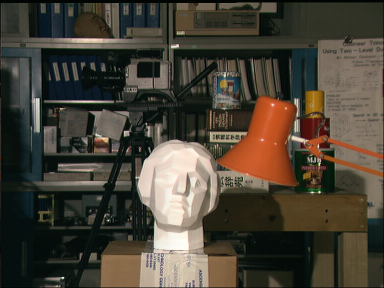
//> input picture görüntüislemehafta10/scene1.row3.col1.ppm, 384 x 288 px
$ ./görüntüislemehafta10   (built with g++ and OpenCV 4)
//> lines starting //> are read from the running program, lines starting //| are printed output that depends on the picture; after the words box and inside, x2 and y2 are one past the last pixel; in counts of white or black regions, pixels touching at a corner belong together
#ifndef NOMINMAX
#define NOMINMAX
#endif

#include <opencv2/core.hpp>
#include <opencv2/imgproc.hpp>
#include <opencv2/imgcodecs.hpp>
#include <opencv2/highgui.hpp>
#include <iostream>
#include <fstream>
#include <string>
#include <limits>
#include <cstdlib>
#include <cmath>

using namespace cv;
using namespace std;

Mat blokEslestir(const Mat& a, const Mat& b,
    const Mat& kenarA, const Mat& kenarB,
    bool seyrek, bool ters,
    int blokBoyutu, int disparitySayisi)
{
    Mat disparity(a.size(), CV_32F, Scalar(-1));

    int yari = blokBoyutu / 2;
    int maksimumD = disparitySayisi - 1;

    int baslangicX = ters ? yari : maksimumD + yari;
    int bitisX = ters
        ? a.cols - maksimumD - yari
        : a.cols - yari;

    for (int y = yari; y < a.rows - yari; y++)
    {
        for (int x = baslangicX; x < bitisX; x++)
        {
            if (seyrek && kenarA.at<uchar>(y, x) == 0)
                continue;

            int enIyiMaliyet = numeric_limits<int>::max();
            int enIyiD = -1;

            for (int d = 0; d < disparitySayisi; d++)
            {
                int adayX = ters ? x + d : x - d;

                if (seyrek && kenarB.at<uchar>(y, adayX) == 0)
                    continue;

                int sad = 0;

                for (int dy = -yari; dy <= yari; dy++)
                {
                    const uchar* satirA = a.ptr<uchar>(y + dy);
                    const uchar* satirB = b.ptr<uchar>(y + dy);

                    for (int dx = -yari; dx <= yari; dx++)
                    {
                        sad += std::abs(
                            int(satirA[x + dx])
                            - int(satirB[adayX + dx])
                        );
                    }
                }

                if (sad < enIyiMaliyet)
                {
                    enIyiMaliyet = sad;
                    enIyiD = d;
                }
            }

            disparity.at<float>(y, x) =
                static_cast<float>(enIyiD);
        }
    }

    return disparity;
}

Mat tutarlilikKontrolu(const Mat& solDisparity,
    const Mat& sagDisparity)
{
    Mat sonuc(solDisparity.size(), CV_32F, Scalar(-1));

    for (int y = 0; y < solDisparity.rows; y++)
    {
        for (int x = 0; x < solDisparity.cols; x++)
        {
            float dSol = solDisparity.at<float>(y, x);

            if (dSol <= 0)
                continue;

            int sagX = x - cvRound(dSol);

            if (sagX < 0 || sagX >= sagDisparity.cols)
                continue;

            float dSag = sagDisparity.at<float>(y, sagX);

            if (dSag > 0 && std::abs(dSol - dSag) <= 1.0f)
                sonuc.at<float>(y, x) = dSol;
        }
    }

    return sonuc;
}

void haritaKaydet(const string& ad, const Mat& disparity,
    int disparitySayisi, Mat& renkli)
{
    Mat maske = disparity > 0;
    Mat gri;

    disparity.convertTo(
        gri, CV_8U, 255.0 / (disparitySayisi - 1)
    );

    gri.setTo(0, maske == 0);

    applyColorMap(gri, renkli, COLORMAP_JET);
    renkli.setTo(Scalar(0, 0, 0), maske == 0);

    if (!imwrite(ad + "_gri.png", gri) ||
        !imwrite(ad + "_renkli.png", renkli) ||
        !imwrite(ad + "_maske.png", maske))
    {
        CV_Error(Error::StsError, "Resimler kaydedilemedi.");
    }
}

void olcumYaz(ostream& cikti, const string& ad,
    const Mat& ham, const Mat& sonuc,
    const Mat& sol, const Mat& sag,
    const Mat& ortakAlan, double sure)
{
    Mat adayMaske = (ham > 0) & ortakAlan;
    Mat gecerliMaske = (sonuc > 0) & ortakAlan;

    int alan = countNonZero(ortakAlan);
    int aday = countNonZero(adayMaske);
    int gecerli = countNonZero(gecerliMaske);

    double toplamFark = 0;

    for (int y = 0; y < sol.rows; y++)
    {
        for (int x = 0; x < sol.cols; x++)
        {
            if (gecerliMaske.at<uchar>(y, x) == 0)
                continue;

            int d = cvRound(sonuc.at<float>(y, x));

            toplamFark += std::abs(
                int(sol.at<uchar>(y, x))
                - int(sag.at<uchar>(y, x - d))
            );
        }
    }

    cikti << ad << "\n";
    cikti << "Toplam sure: " << sure << " ms\n";
    cikti << "Pozitif eslesme adayi: " << aday << "\n";
    cikti << "Tutarlilik kontrolunu gecen: " << gecerli << "\n";

    cikti << "Ortak alanda kapsama: %"
        << 100.0 * gecerli / alan << "\n";

    if (aday > 0)
    {
        cikti << "Sol-sag kontrolunu gecme orani: %"
            << 100.0 * gecerli / aday << "\n";
    }
    else
    {
        cikti << "Sol-sag kontrolunu gecme orani: hesaplanamadi\n";
    }

    if (gecerli > 0)
    {
        cikti << "Eslesen piksellerin fotometrik MAE degeri: "
            << toplamFark / gecerli << "\n\n";
    }
    else
    {
        cikti << "Fotometrik MAE: hesaplanamadi\n\n";
    }
}

int main()
{
    try
    {
        Mat sol = imread("scene1.row3.col1.ppm", IMREAD_COLOR);
//> sol is the input picture: 288 rows x 384 cols, CV_8UC3; mean B, G, R 54.7, 66.6, 73.2
        Mat sag = imread("scene1.row3.col3.ppm", IMREAD_COLOR);
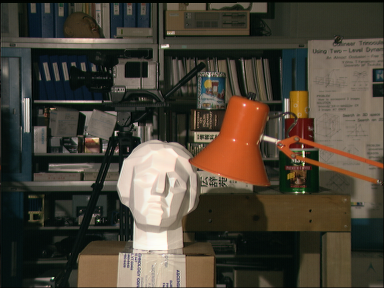
//> input picture görüntüislemehafta10/scene1.row3.col3.ppm, 384 x 288 px
//> sag is the input picture: 288 rows x 384 cols, CV_8UC3; mean B, G, R 55.3, 67.6, 74.7

        if (sol.empty() || sag.empty())
        {
            cerr << "PPM dosyalari bulunamadi.\n";
            return 1;
        }

        if (sol.size() != sag.size())
        {
            cerr << "Goruntulerin boyutlari ayni olmali.\n";
            return 1;
        }

        Mat solGri, sagGri;
        cvtColor(sol, solGri, COLOR_BGR2GRAY);
        cvtColor(sag, sagGri, COLOR_BGR2GRAY);

        const int blokBoyutu = 7;
        const int disparitySayisi = 32;
        const int yari = blokBoyutu / 2;
        const int kenarPayi = disparitySayisi - 1 + yari;

        if (sol.cols <= 2 * kenarPayi ||
            sol.rows <= 2 * yari)
        {
            cerr << "Goruntuler bu parametreler icin cok kucuk.\n";
            return 1;
        }

        cout << "Dense eslestirme hesaplaniyor...\n";

        TickMeter denseSure;
        denseSure.start();

        Mat denseSol = blokEslestir(
            solGri, sagGri, Mat(), Mat(),
            false, false, blokBoyutu, disparitySayisi
        );

        Mat denseSag = blokEslestir(
            sagGri, solGri, Mat(), Mat(),
            false, true, blokBoyutu, disparitySayisi
        );
//> call 2 of blokEslestir, with seyrek = false, ters = true, blokBoyutu = 7, disparitySayisi = 32
//> after the loop in blokEslestir (call 2), `for (int y = yari; y < a.rows - yari; y++)`:
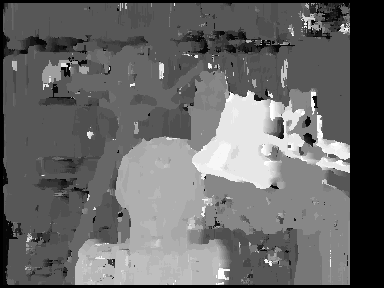
//> disparity: 288 rows x 384 cols, CV_32FC1; min -1, max 31, mean 12.1; drawn with min black and max white

        Mat denseSonuc = tutarlilikKontrolu(denseSol, denseSag);
//> after the loop in tutarlilikKontrolu, `for (int y = 0; y < solDisparity.rows; y++)`:
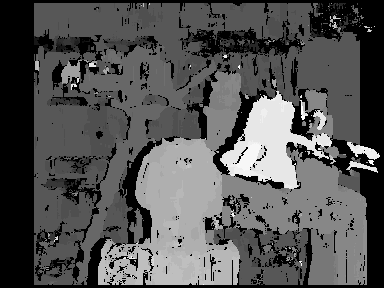
//> sonuc: 288 rows x 384 cols, CV_32FC1; min -1, max 31, mean 9.6; drawn with min black and max white

        denseSure.stop();

        cout << "Sparse eslestirme hesaplaniyor...\n";

        TickMeter sparseSure;
        sparseSure.start();

        Mat solYumusak, sagYumusak;
        Mat solKenar, sagKenar;

        GaussianBlur(solGri, solYumusak, Size(3, 3), 0.8);
        GaussianBlur(sagGri, sagYumusak, Size(3, 3), 0.8);

        Canny(solYumusak, solKenar, 50, 150);
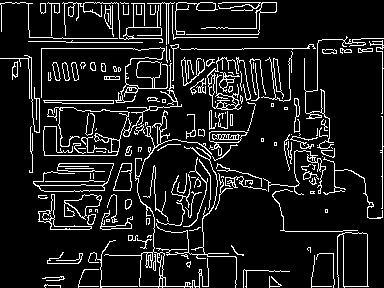
//> solKenar: 288 rows x 384 cols, CV_8UC1; 11.1% white in thin lines or dots
        Canny(sagYumusak, sagKenar, 50, 150);
//> sagKenar: 288 rows x 384 cols, CV_8UC1; 11% white in thin lines or dots

        Mat sparseSol = blokEslestir(
            solGri, sagGri, solKenar, sagKenar,
            true, false, blokBoyutu, disparitySayisi
        );

        Mat sparseSag = blokEslestir(
            sagGri, solGri, sagKenar, solKenar,
            true, true, blokBoyutu, disparitySayisi
        );
//> call 4 of blokEslestir, with seyrek = true, ters = true, blokBoyutu = 7, disparitySayisi = 32
//> after the loop in blokEslestir (call 4), `for (int y = yari; y < a.rows - yari; y++)`:
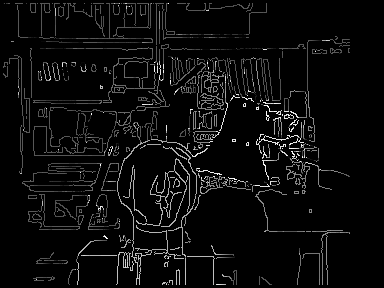
//> disparity: 288 rows x 384 cols, CV_32FC1; min -1, max 31, mean 0.5; drawn with min black and max white

        Mat sparseSonuc = tutarlilikKontrolu(sparseSol, sparseSag);

        sparseSure.stop();

        Mat ortakAlan(sol.size(), CV_8U, Scalar(0));

        ortakAlan(Rect(
            kenarPayi,
            yari,
            sol.cols - 2 * kenarPayi,
            sol.rows - 2 * yari
        )).setTo(255);

        Mat denseRenkli, sparseRenkli;

        haritaKaydet(
            "Odev_dense", denseSonuc,
            disparitySayisi, denseRenkli
        );
//> in haritaKaydet, `Mat maske = disparity > 0;`: maske: 288 rows x 384 cols, CV_8UC1; 69.9% white; 605 black regions (516 under 20 px), largest, box (x1, y1, x2, y2) and area: (0, 0, 384, 288) 21169, (118, 138, 162, 244) 1325, (213, 91, 257, 175) 912

        haritaKaydet(
            "Odev_sparse", sparseSonuc,
            disparitySayisi, sparseRenkli
        );
//> in haritaKaydet (call 2), `Mat maske = disparity > 0;`: maske: 288 rows x 384 cols, CV_8UC1; 7.8% white in thin lines or dots, all inside (x1, y1, x2, y2) = (34, 3, 367, 285)

        if (!imwrite("Odev_sol_kenarlar.png", solKenar) ||
            !imwrite("Odev_sag_kenarlar.png", sagKenar) ||
            !imwrite("Odev_ortak_alan.png", ortakAlan))
        {
            cerr << "Kenar resimleri kaydedilemedi.\n";
            return 1;
        }

        Mat panel;
        hconcat(denseRenkli, sparseRenkli, panel);

        if (!imwrite("Odev_dense_sparse.png", panel))
        {
            cerr << "Karsilastirma resmi kaydedilemedi.\n";
            return 1;
        }

        FileStorage veri(
            "Odev_disparity_verileri.yml", FileStorage::WRITE
        );
        ofstream rapor("Odev_olcumler.txt");

        if (!veri.isOpened() || !rapor.is_open())
        {
            cerr << "Veri dosyalari acilamadi.\n";
            return 1;
        }

        veri << "dense_ham" << denseSol;
        veri << "dense_filtreli" << denseSonuc;
        veri << "sparse_ham" << sparseSol;
        veri << "sparse_filtreli" << sparseSonuc;
        veri << "ortak_alan" << ortakAlan;
        veri.release();

        olcumYaz(
            cout, "DENSE", denseSol, denseSonuc,
            solGri, sagGri, ortakAlan, denseSure.getTimeMilli()
        );
//> in olcumYaz, `Mat adayMaske = (ham > 0) & ortakAlan;`: adayMaske: 288 rows x 384 cols, CV_8UC1; 79.7% white; 106 black regions (90 under 20 px), largest, box (x1, y1, x2, y2) and area: (0, 0, 384, 288) 21593, (79, 37, 86, 57) 62, (219, 31, 230, 38) 48
//> in olcumYaz, `Mat gecerliMaske = (sonuc > 0) & ortakAlan;`:
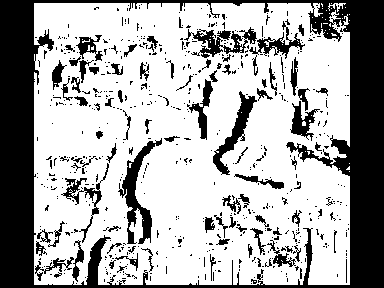
//> gecerliMaske: 288 rows x 384 cols, CV_8UC1; 67% white; 589 black regions (500 under 20 px), largest, box (x1, y1, x2, y2) and area: (0, 0, 384, 288) 24512, (118, 138, 162, 244) 1325, (213, 91, 257, 175) 912
//> in olcumYaz, `int aday = countNonZero(adayMaske);`: aday = 88186
//> in olcumYaz, `int gecerli = countNonZero(gecerliMaske);`: gecerli = 74083
//> the loop in olcumYaz, `for (int y = 0; y < sol.rows; y++)` made 288 passes
//> toplamFark on passes 1 to 3: 0, 0, 0
//> after the loop in olcumYaz, `for (int y = 0; y < sol.rows; y++)`: toplamFark = 266805

        olcumYaz(
            cout, "SPARSE", sparseSol, sparseSonuc,
            solGri, sagGri, ortakAlan, sparseSure.getTimeMilli()
        );
//> call 2 of olcumYaz, with ad = "SPARSE", sure = 39.16
//> in olcumYaz (call 2), `Mat adayMaske = (ham > 0) & ortakAlan;`:
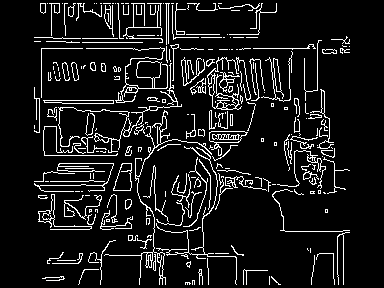
//> adayMaske: 288 rows x 384 cols, CV_8UC1; 9.7% white in thin lines or dots, all inside (x1, y1, x2, y2) = (34, 3, 350, 285)
//> in olcumYaz (call 2), `int aday = countNonZero(adayMaske);`: aday = 10734
//> in olcumYaz (call 2), `int gecerli = countNonZero(gecerliMaske);`: gecerli = 8598
//> the loop in olcumYaz (call 2), `for (int y = 0; y < sol.rows; y++)` made 288 passes
//> after the loop in olcumYaz (call 2), `for (int y = 0; y < sol.rows; y++)`: toplamFark = 105551

        olcumYaz(
            rapor, "DENSE", denseSol, denseSonuc,
            solGri, sagGri, ortakAlan, denseSure.getTimeMilli()
        );

        olcumYaz(
            rapor, "SPARSE", sparseSol, sparseSonuc,
            solGri, sagGri, ortakAlan, sparseSure.getTimeMilli()
        );

        double hizOrani = denseSure.getTimeMilli()
            / sparseSure.getTimeMilli();

        cout << "Dense suresi / Sparse suresi: "
            << hizOrani << "\n";

        rapor << "Dense suresi / Sparse suresi: "
            << hizOrani << "\n";
        rapor << "Sparse suresine Gaussian ve Canny dahildir.\n";
        rapor << "Okuma, kaydetme ve gorsellestirme harictir.\n";
        rapor << "Fotometrik MAE disparity dogrulugu degildir.\n";

        rapor.close();

        namedWindow("Sol kenarlar", WINDOW_NORMAL);
        imshow("Sol kenarlar", solKenar);

        namedWindow("Sag kenarlar", WINDOW_NORMAL);
        imshow("Sag kenarlar", sagKenar);

        namedWindow("Dense - Sparse", WINDOW_NORMAL);
        imshow("Dense - Sparse", panel);

        cout << "\nSolda Dense, sagda Sparse.\n";
        cout << "Sonuclar kaydedildi.\n";

        waitKey(0);
        destroyAllWindows();
    }
    catch (const cv::Exception& hata)
    {
        cerr << hata.what() << "\n";
        return 1;
    }

    return 0;
}
